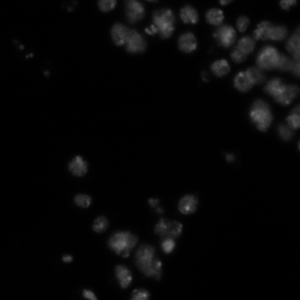
#> input picture cellprofiler/extensions/tests/01_POS002_D.TIF, 300 x 300 px; its folder holds only this picture in this run
$ python -i filter.py   (imports and definitions only)
#> lines starting #> are read from the running program, lines starting #| are printed output that depends on the picture; after the words box and inside, x2 and y2 are one past the last pixel; in counts of white or black regions, pixels touching at a corner belong together
### src/subpackages/centriole/centriole/cpmorphology.py
from __future__ import absolute_import
from __future__ import division
import logging

import numpy as np
import scipy.ndimage as scind
import scipy.sparse

from .outline import outline
from .rankorder import rank_order
from .index import Indexes
from ._cpmorphology2 import skeletonize_loop, table_lookup_index
from ._cpmorphology2 import grey_reconstruction_loop
from ._cpmorphology2 import _all_connected_components
from ._cpmorphology2 import index_lookup, prepare_for_index_lookup
from ._cpmorphology2 import extract_from_image_lookup, fill_labeled_holes_loop
from ._cpmorphology2 import trace_outlines

try:
    from ._cpmorphology2 import ptrsize
except:
    pass
from . import _convex_hull

from centriole._np_compat import np_Inf, np_product, np_NaN, reshape_in_place

logger = logging.getLogger(__name__)
"""A structuring element for eight-connecting a neigborhood"""
eight_connect = scind.generate_binary_structure(2, 2)
"""A structuring element for four-connecting a neigborhood"""
four_connect = scind.generate_binary_structure(2, 1)


# [160 lines left out: functions fill_labeled_holes, adjacent, binary_thin, not called in this run]


binary_shrink_top_right = None
binary_shrink_bottom_left = None


# [111 lines left out: function binary_shrink_old, not called in this run]


binary_shrink_ulr_table = None
binary_shrink_urb_table = None
binary_shrink_lrl_table = None
binary_shrink_llt_table = None
erode_table = None


# [2016 lines left out: functions binary_shrink, strel_disk, strel_diamond, strel_line, strel_octagon, strel_pair and 34 more, not called in this run]


# The perimeter scoring matrix provides the distance to the next point
#
#   To use this, the value at [i-1,j-1] is bit 0, [i-1,j] is bit 1, [i-1,j+1]
#   is bit 2, etc. of an index into the perimeter_scoring
#   the distance from the center point to the next point clockwise on the
#   perimeter. The values must be the label matrix == shifted label matrix
#
#   I came up with the idea for this independently, but while Googling,
#   found a reference to the same idea. The perimeter matrix is taken from
#   the reference:
#   Prashker, "An Improved Algorithm for Calculating the Perimeter and Area
#   of Raster Polygons", GeoComputation 99.
#    http://www.geovista.psu.edu/sites/geocomp99/Gc99/076/gc_076.htm
def __calculate_perimeter_scoring():
    """Return a 512 element vector which gives the perimeter given surrounding pts

    """
    #
    # This is the array from the paper - a 256 - element array leaving out
    # the center point. The first value is the index, the second, the perimeter
    #
    prashker = np.array(
        [
            [0, 4],
            [32, 4],
            [64, 3],
            [96, 1.414],
            [128, 4],
            [160, 4],
            [192, 1.414],
            [224, 2.828],
            [1, 4],
            [33, 4],
            [65, 3],
            [97, 1.414],
            [129, 4],
            [161, 4],
            [193, 3],
            [225, 3],
            [2, 3],
            [34, 3],
            [66, 2],
            [98, 2],
            [130, 3],
            [162, 3],
            [194, 2],
            [226, 2],
            [3, 1.414],
            [35, 1.414],
            [67, 2],
            [99, 2],
            [131, 3],
            [163, 3],
            [195, 2],
            [227, 2],
            [4, 4],
            [36, 4],
            [68, 3],
            [100, 3],
            [132, 4],
            [164, 4],
            [196, 1.414],
            [228, 3],
            [5, 4],
            [37, 4],
            [69, 3],
            [101, 3],
            [133, 4],
            [165, 4],
            [197, 3],
            [229, 3],
            [6, 1.414],
            [38, 3],
            [70, 2],
            [102, 2],
            [134, 1.414],
            [166, 3],
            [198, 2],
            [230, 2],
            [7, 2.828],
            [39, 3],
            [71, 2],
            [103, 2],
            [135, 3],
            [167, 3],
            [199, 2],
            [231, 1.414],
            [8, 3],
            [40, 1.414],
            [72, 2],
            [104, 2],
            [136, 3],
            [168, 1.414],
            [200, 1.414],
            [232, 1.414],
            [9, 1.414],
            [41, 2.828],
            [73, 1.414],
            [105, 1.414],
            [137, 3],
            [169, 3],
            [201, 1.414],
            [233, 1.414],
            [10, 2],
            [42, 1.414],
            [74, 1],
            [106, 1],
            [138, 2],
            [170, 2],
            [202, 1],
            [234, 1.414],
            [11, 2],
            [43, 1.414],
            [75, 1],
            [107, 1],
            [139, 2],
            [171, 2],
            [203, 1],
            [235, 1],
            [12, 3],
            [44, 3],
            [76, 2],
            [108, 2],
            [140, 3],
            [172, 3],
            [204, 2],
            [236, 2],
            [13, 1.414],
            [45, 3],
            [77, 2],
            [109, 2],
            [141, 3],
            [173, 3],
            [205, 1.414],
            [237, 1.414],
            [14, 1.414],
            [46, 1.414],
            [78, 1],
            [110, 1],
            [142, 2],
            [174, 1.414],
            [206, 2],
            [238, 1],
            [15, 1.414],
            [47, 1.414],
            [79, 1.414],
            [111, 1],
            [143, 2],
            [175, 1.414],
            [207, 1],
            [239, 1],
            [16, 3],
            [48, 3],
            [80, 2],
            [112, 1.414],
            [144, 1.414],
            [176, 1.414],
            [208, 2],
            [240, 1.414],
            [17, 3],
            [49, 3],
            [81, 2],
            [113, 2],
            [145, 3],
            [177, 3],
            [209, 2],
            [241, 2],
            [18, 2],
            [50, 2],
            [82, 1],
            [114, 1],
            [146, 1.414],
            [178, 2],
            [210, 1],
            [242, 1.414],
            [19, 1.414],
            [51, 2],
            [83, 1],
            [115, 2],
            [147, 1.414],
            [179, 1.414],
            [211, 1],
            [243, 1],
            [20, 1.414],
            [52, 3],
            [84, 1.414],
            [116, 1.414],
            [148, 2.828],
            [180, 3],
            [212, 1.414],
            [244, 1.414],
            [21, 1.414],
            [53, 3],
            [85, 2],
            [117, 1.414],
            [149, 3],
            [181, 3],
            [213, 2],
            [245, 1.414],
            [22, 2],
            [54, 2],
            [86, 1],
            [118, 1],
            [150, 1.414],
            [182, 2],
            [214, 1],
            [246, 1],
            [23, 1.414],
            [55, 2],
            [87, 1.414],
            [119, 1],
            [151, 1.414],
            [183, 1.414],
            [215, 1],
            [247, 1],
            [24, 2],
            [56, 2],
            [88, 1],
            [120, 1],
            [152, 2],
            [184, 2],
            [216, 1],
            [248, 1],
            [25, 2],
            [57, 2],
            [89, 1],
            [121, 1.414],
            [153, 2],
            [185, 2],
            [217, 1],
            [249, 1],
            [26, 1],
            [58, 1],
            [90, 0],
            [122, 0],
            [154, 1],
            [186, 2],
            [218, 0],
            [250, 0],
            [27, 1],
            [59, 1.414],
            [91, 0],
            [123, 0],
            [155, 1],
            [187, 1],
            [219, 0],
            [251, 0],
            [28, 2],
            [60, 2],
            [92, 1],
            [124, 1],
            [156, 2],
            [188, 2],
            [220, 1.414],
            [252, 1],
            [29, 2],
            [61, 2],
            [93, 2],
            [125, 1],
            [157, 2],
            [189, 1.414],
            [221, 1],
            [253, 1],
            [30, 1],
            [62, 1],
            [94, 0],
            [126, 0],
            [158, 1.414],
            [190, 1],
            [222, 0],
            [254, 0],
            [31, 1],
            [63, 1],
            [95, 0],
            [127, 0],
            [159, 1],
            [191, 1],
            [223, 0],
            [255, 0],
        ]
    )
    score = np.zeros((512,))
    i = np.zeros((prashker.shape[0]), int)
    for j in range(4):  # 1,2,4,8
        i = i + ((prashker[:, 0].astype(int) // 2 ** j) % 2) * 2 ** j
    i = i + 16
    for j in range(4, 8):
        i = i + ((prashker[:, 0].astype(int) // 2 ** j) % 2) * 2 ** (j + 1)
    score[i.astype(int)] = prashker[:, 1]
    return score


__perimeter_scoring = __calculate_perimeter_scoring()


# [682 lines left out: functions calculate_perimeters, table_idx_from_labels, calculate_convex_hull_areas, calculate_solidity, euler_number, block and 9 more, not called in this run]


def pattern_of(index):
    """Return the pattern represented by an index value"""
    return np.array(
        [
            [index & 2 ** 0, index & 2 ** 1, index & 2 ** 2],
            [index & 2 ** 3, index & 2 ** 4, index & 2 ** 5],
            [index & 2 ** 6, index & 2 ** 7, index & 2 ** 8],
        ],
        bool,
    )


def index_of(pattern):
    """Return the index of a given pattern"""
    return (
        pattern[0, 0] * 2 ** 0
        + pattern[0, 1] * 2 ** 1
        + pattern[0, 2] * 2 ** 2
        + pattern[1, 0] * 2 ** 3
        + pattern[1, 1] * 2 ** 4
        + pattern[1, 2] * 2 ** 5
        + pattern[2, 0] * 2 ** 6
        + pattern[2, 1] * 2 ** 7
        + pattern[2, 2] * 2 ** 8
    )


def make_table(value, pattern, care=np.ones((3, 3), bool)):
    """Return a table suitable for table_lookup

    value - set all table entries matching "pattern" to "value", all others
            to not "value"
    pattern - a 3x3 boolean array with the pattern to match
    care    - a 3x3 boolean array where each value is true if the pattern
              must match at that position and false if we don't care if
              the pattern matches at that position.
    """

    def fn(index, p, i, j):
        """Return true if bit position "p" in index matches pattern"""
        return (((index & 2 ** p) > 0) == pattern[i, j]) or not care[i, j]

    return np.array(
        [
            value
            if (
                fn(i, 0, 0, 0)
                and fn(i, 1, 0, 1)
                and fn(i, 2, 0, 2)
                and fn(i, 3, 1, 0)
                and fn(i, 4, 1, 1)
                and fn(i, 5, 1, 2)
                and fn(i, 6, 2, 0)
                and fn(i, 7, 2, 1)
                and fn(i, 8, 2, 2)
            )
            else not value
            for i in range(512)
        ],
        bool,
    )


"""The table for computing the branchpoints of a skeleton"""
#
# A skeleton will only contain 3-connected pixels if the connected
# pixels are on three separate branches. The operation is subtractive
# so the middle pixel must always be on.
# Removing the middle pixel should create three objects after labeling
# using 4-connectivity.
#
branchpoints_table = np.array(
    [
        pattern_of(index)[1, 1] and scind.label(pattern_of(index - 16))[1] > 2
        for index in range(512)
    ]
)


# [20 lines left out: function branchpoints, not called in this run]


#####################################
#
# Branchings - this is the count of the number of branches that
#              eminate from a pixel. A pixel with neighbors fore
#              and aft has branches fore and aft = 2. An endpoint
#              has one branch. A fork has 3. Finally, there's
#              the quadrabranch which has 4:
#  1 0 1
#  0 1 0 -> 4
#  1 0 1
#####################################

branchings_table = np.array(
    [
        0 if (index & 16) == 0 else scind.label(pattern_of(index - 16))[1]
        for index in range(512)
    ]
)


# [31 lines left out: function branchings, not called in this run]


"""The table for computing binary bridge"""
#
# Either the center is already true or, if you label the pattern,
# there are two unconnected objects in the pattern
#
bridge_table = np.array(
    [
        pattern_of(index)[1, 1]
        or scind.label(pattern_of(index), np.ones((3, 3), bool))[1] > 1
        for index in range(512)
    ]
)


# [17 lines left out: function bridge, not called in this run]


# Keep all pixels (the first make_table) except for isolated ones
clean_table = make_table(
    True,
    np.array([[0, 0, 0], [0, 1, 0], [0, 0, 0]], bool),
    np.array([[0, 0, 0], [0, 1, 0], [0, 0, 0]], bool),
) & make_table(False, np.array([[0, 0, 0], [0, 1, 0], [0, 0, 0]], bool))


# [20 lines left out: function clean, not called in this run]


# Keep all pixels. Rotate the following pattern 90 degrees four times
# to 4-connect two pixels that are 8-connected
diag_table = (
    make_table(
        True,
        np.array([[0, 0, 0], [0, 1, 0], [0, 0, 0]], bool),
        np.array([[0, 0, 0], [0, 1, 0], [0, 0, 0]], bool),
    )
    | make_table(
        True,
        np.array([[0, 1, 0], [1, 0, 0], [0, 0, 0]]),
        np.array([[1, 1, 0], [1, 1, 0], [0, 0, 0]]),
    )
    | make_table(
        True,
        np.array([[0, 1, 0], [0, 0, 1], [0, 0, 0]]),
        np.array([[0, 1, 1], [0, 1, 1], [0, 0, 0]]),
    )
    | make_table(
        True,
        np.array([[0, 0, 0], [0, 0, 1], [0, 1, 0]]),
        np.array([[0, 0, 0], [0, 1, 1], [0, 1, 1]]),
    )
    | make_table(
        True,
        np.array([[0, 0, 0], [1, 0, 0], [0, 1, 0]]),
        np.array([[0, 0, 0], [1, 1, 0], [1, 1, 0]]),
    )
)
#> further down, picture is the input picture: shape (300, 300); min 0, max 123, mean 7.3


# [18 lines left out: function diag, not called in this run]


#
# Endpoints are on and have at most one neighbor.
#
endpoints_table = np.array(
    [pattern_of(index)[1, 1] and np.sum(pattern_of(index)) <= 2 for index in range(512)]
)


# [20 lines left out: function endpoints, not called in this run]


# Fill table - keep all ones. Change a zero surrounded by ones to 1
fill_table = make_table(
    True,
    np.array([[0, 0, 0], [0, 1, 0], [0, 0, 0]], bool),
    np.array([[0, 0, 0], [0, 1, 0], [0, 0, 0]], bool),
) | make_table(True, np.array([[1, 1, 1], [1, 0, 1], [1, 1, 1]], bool))


# [17 lines left out: function fill, not called in this run]


# Fill4 table - keep if 1. Change a zero with 1's at N-S-E-W to 1.
fill4_table = make_table(
    True,
    np.array([[0, 0, 0], [0, 1, 0], [0, 0, 0]], bool),
    np.array([[0, 0, 0], [0, 1, 0], [0, 0, 0]], bool),
) | make_table(
    True,
    np.array([[1, 1, 1], [1, 0, 1], [1, 1, 1]], bool),
    np.array([[0, 1, 0], [1, 1, 1], [0, 1, 0]]),
)


# [17 lines left out: function fill4, not called in this run]


# Hbreak table - keep all ones except for the hbreak case
hbreak_table = make_table(
    True,
    np.array([[0, 0, 0], [0, 1, 0], [0, 0, 0]], bool),
    np.array([[0, 0, 0], [0, 1, 0], [0, 0, 0]], bool),
) & [
    i != index_of(np.array([[1, 1, 1], [0, 1, 0], [1, 1, 1]], bool)) for i in range(512)
]


# [17 lines left out: function hbreak, not called in this run]


# Vbreak table - keep all ones except for the vbreak case
vbreak_table = make_table(
    True,
    np.array([[0, 0, 0], [0, 1, 0], [0, 0, 0]], bool),
    np.array([[0, 0, 0], [0, 1, 0], [0, 0, 0]], bool),
) & [
    i != index_of(np.array([[1, 0, 1], [1, 1, 1], [1, 0, 1]], bool)) for i in range(512)
]


# [17 lines left out: function vbreak, not called in this run]


life_table = np.array(
    [
        np.sum(pattern_of(i)) == 3
        or (pattern_of(i)[1, 1] and np.sum(pattern_of(i)) == 4)
        for i in range(512)
    ]
)


def life(image, mask=None, iterations=1):
    global life_table
    return table_lookup(image, life_table, False)


# Majority table - a pixel is 1 if the sum of it and its neighbors is > 4
majority_table = np.array([np.sum(pattern_of(i)) > 4 for i in range(512)])


# [14 lines left out: function majority, not called in this run]


# Remove table - a pixel is changed from 1 to 0 if all of its 4-connected
# neighbors are 1
remove_table = make_table(
    True,
    np.array([[0, 0, 0], [0, 1, 0], [0, 0, 0]], bool),
    np.array([[0, 0, 0], [0, 1, 0], [0, 0, 0]], bool),
) & make_table(
    False,
    np.array([[0, 1, 0], [1, 1, 1], [0, 1, 0]], bool),
    np.array([[0, 1, 0], [1, 1, 1], [0, 1, 0]], bool),
)


# [17 lines left out: function remove, not called in this run]


# A spur pixel has only one neighbor
#
# We have to remove 1/2 of the spur pixels in pass 1 and
# 1/2 in pass 2 in order to keep from removing both members
# of a 2-pixel object. So there are two spur-tables.
#
# spur_table_1 removes if the only neighbor is in the top row or left.
#
spur_table_1 = np.array(
    [
        (np.sum(pattern_of(i)) != 2 or ((i & (2 ** 0 + 2 ** 1 + 2 ** 2 + 2 ** 3)) == 0))
        and (i & 2 ** 4)
        for i in range(512)
    ],
    bool,
)
#
# spur_table_2 removes if the only neighbor is in the bottom row or right.
#
spur_table_2 = np.array(
    [
        (np.sum(pattern_of(i)) != 2 or ((i & (2 ** 0 + 2 ** 1 + 2 ** 2 + 2 ** 3)) != 0))
        and (i & 2 ** 4)
        for i in range(512)
    ],
    bool,
)


# [23 lines left out: function spur, not called in this run]


#
# The thicken table turns pixels on if they have a neighbor that's on and
# if adding the pixel does not connect any neighbors
#
thicken_table = np.array(
    [
        scind.label(pattern_of(i), eight_connect)[1]
        == scind.label(pattern_of(i | 16), eight_connect)[1]
        or ((i & 16) != 0)
        for i in range(512)
    ]
)


# [21 lines left out: function thicken, not called in this run]


# Thinning tables based on
# algorithm # 1 described in Guo, "Parallel Thinning with Two
# Subiteration Algorithms", Communications of the ACM, Vol 32 #3
# page 359.
#
# Neighborhood pixels are numbered like this:
# p1 p2 p3
# p8    p4
# p7 p6 p5
#
# A pixel changes from 1 to 0 if
#
# 1) labeling its 8-neighborhood finds exactly 1 object
# 2) min(N1,N2) is either 2 or 3 where
#    N1 = (p1 or p2) + (p3 or p4) + (p5 or p6) + (p7 or p8)
#    N2 = (p2 or p3) + (p4 or p5) + (p6 or p7) + (p8 or p1)
# 3) for pass 1: (p2 or p3 or not p5) and p4 is false
#    for pass 2: (p6 or p7 or not p1) and p8 is false
#
#
thin_table = None


# [423 lines left out: functions thin, find_neighbors, distance_color_labels, color_labels, skeletonize, skeletonize_labels and 1 more, not called in this run]


__skel_length_table = None


# [898 lines left out: functions skeleton_length, distance_to_edge, regional_maximum, all_connected_components, pairwise_permutations, is_local_maximum and 5 more, not called in this run]

### src/subpackages/centriole/centriole/filter.py
from __future__ import absolute_import
from __future__ import division
import deprecation
import numpy as np
import scipy.ndimage as scind
from scipy.ndimage import (
    binary_erosion,
    convolve,
    gaussian_filter,
    generate_binary_structure,
    label,
    map_coordinates,
)

from . import _filter
from .rankorder import rank_order
from .smooth import smooth_with_function_and_mask
from .cpmorphology import fixup_scipy_ndimage_result as fix
from .cpmorphology import (
    centers_of_labels,
    convex_hull_ijv,
    get_line_pts,
    grey_dilation,
    grey_erosion,
    grey_reconstruction,
)
from centriole._np_compat import np_product, np_NaN

"""# of points handled in the first pass of the convex hull code"""
CONVEX_HULL_CHUNKSIZE = 250000


# [493 lines left out: functions stretch, unstretch, median_filter, bilateral_filter, laplacian_of_gaussian, masked_convolution and 2 more, not called in this run]


def sobel(image, mask=None):
    """Calculate the absolute magnitude Sobel to find the edges

    image - image to process
    mask - mask of relevant points

    Take the square root of the sum of the squares of the horizontal and
    vertical Sobels to get a magnitude that's somewhat insensitive to
    direction.

    Note that scipy's Sobel returns a directional Sobel which isn't
    useful for edge detection in its raw form.
    """
    return np.sqrt(hsobel(image, mask) ** 2 + vsobel(image, mask) ** 2)


def hsobel(image, mask=None):
    """Find the horizontal edges of an image using the Sobel transform

    image - image to process
    mask  - mask of relevant points

    We use the following kernel and return the absolute value of the
    result at each point:
     1   2   1
     0   0   0
    -1  -2  -1
    """
    if mask is None:
        mask = np.ones(image.shape, bool)
    big_mask = binary_erosion(mask, generate_binary_structure(2, 2), border_value=0)
#> mask: shape (300, 300) bool; every value is 1
    result = np.abs(
        convolve(
            image, np.array([[1, 2, 1], [0, 0, 0], [-1, -2, -1]]).astype(float) / 4.0
        )
    )
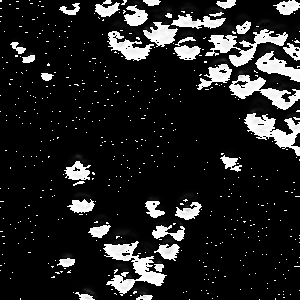
#> result: shape (300, 300); min 0, max 255, mean 34
    result[big_mask == False] = 0
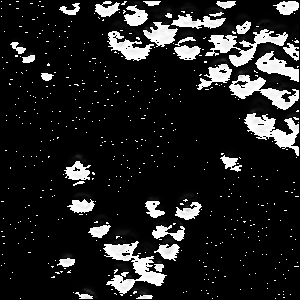
#> result: shape (300, 300); 0.35% of pixels changed, all inside (x1, y1, x2, y2) = (0, 0, 300, 300)
    return result


def vsobel(image, mask=None):
    """Find the vertical edges of an image using the Sobel transform

    image - image to process
    mask  - mask of relevant points

    We use the following kernel and return the absolute value of the
    result at each point:
     1   0  -1
     2   0  -2
     1   0  -1
    """
    if mask is None:
        mask = np.ones(image.shape, bool)
    big_mask = binary_erosion(mask, generate_binary_structure(2, 2), border_value=0)
#> big_mask: shape (300, 300) bool; 98.7% white; black in thin lines or dots
    result = np.abs(
        convolve(
            image, np.array([[1, 0, -1], [2, 0, -2], [1, 0, -1]]).astype(float) / 4.0
        )
    )
#> (the rest of the program and of its run is left out)
